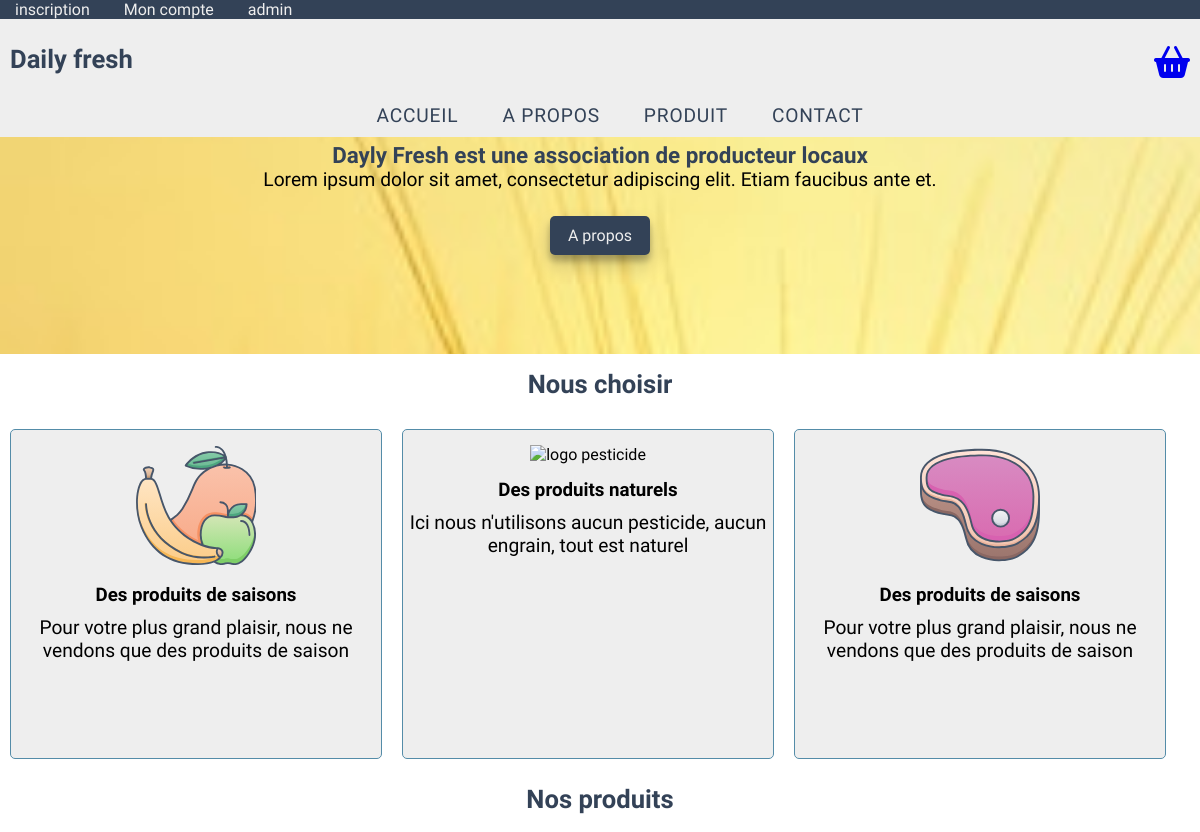
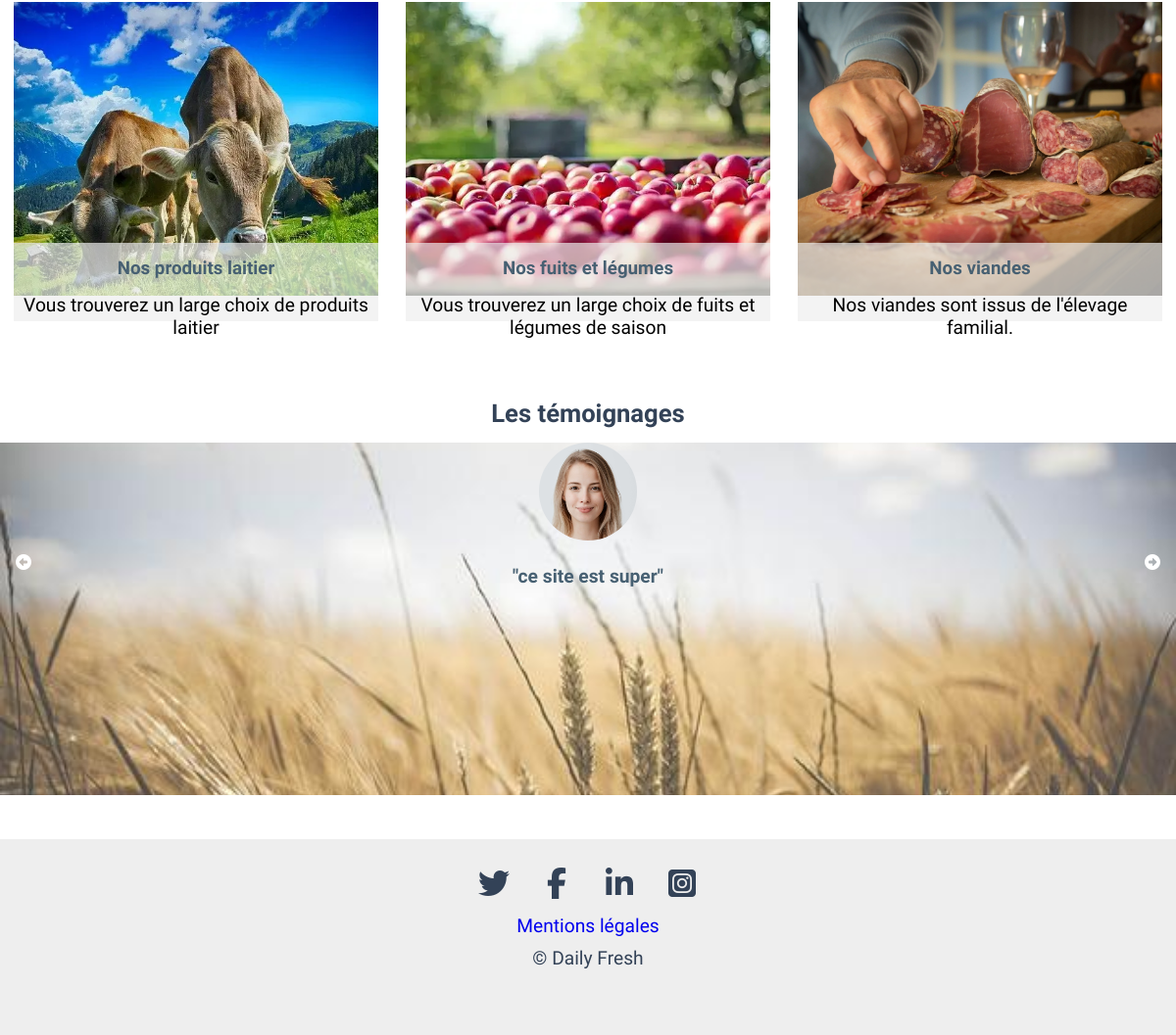
The page / on the database its author committed (2 pictures, top to bottom).
### tables this page shows
CREATE TABLE `slider` (
  `id` int(10) NOT NULL,
  `url` varchar(255) NOT NULL,
  `alt` varchar(255) NOT NULL
);

CREATE TABLE `testimonials` (
  `id` int(10) UNSIGNED NOT NULL,
  `photo` varchar(255) NOT NULL,
  `testimonial` varchar(50) NOT NULL,
  `alt` varchar(50) NOT NULL,
  `slider_id` int(11) NOT NULL
);

### app/Controllers/ControllerFront.php (called while the page is built, shortened)
<?php
class ControllerFront
{
  public function home()
  {
    $slider = new \Projet\Models\front\AccueilModel();
    $sliderImage = $slider->imageSlider();
    require('app/Views/front/accueilView.php');
  }
}

### app/Models/front/AccueilModel.php (called while the page is built, shortened)
<?php
class AccueilModel extends \Projet\Models\Manager
{
    public function imageSlider()
    {
        $bdd = $this->dbConnect();
        $response = $bdd->query("SELECT url, slider.alt, photo, testimonial, testimonials.alt  as a
                                FROM slider
                                INNER JOIN testimonials
                                ON slider.id = testimonials.slider_id");
        return $response->fetchAll();
    }
}

### app/Views/front/accueilView.php (the view, shortened to what this page needs)
<?php
require_once 'app/Controllers/ControllerFront.php';
?>
<section id="block_image_parallax">
    <div id="block_absolute_image">
        <h1>Dayly Fresh est une association de producteur locaux</h1>
        <p>Lorem ipsum dolor sit amet, consectetur adipiscing elit. Etiam faucibus ante et.</p>
        <a href="index.php?page=aProposView" class="button" title="A propos">A propos</a>
    </div>
</section>
<section id="block_pourquoi">
    <h2>Nous choisir </h2>
    <div class="blocks_inside_pourquoi">
        <img src="app/Public/design/svg/nutrition/Color/Fruit.svg" alt="logo fruit" class="image_pourquoi">
        <h3>Des produits de saisons</h3>
        <p>Pour votre plus grand plaisir, nous ne vendons que des produits de saison </p>
    </div>
    <div class="blocks_inside_pourquoi">
        <img src="app/Public/design/svg/ecology/color/NoPesticides.svg" alt="logo pesticide" class="image_pourquoi">
        <h3>Des produits naturels</h3>
        <p>Ici nous n'utilisons aucun pesticide, aucun engrain, tout est naturel </p>
    </div>
    <div class="blocks_inside_pourquoi">
        <img src="app/Public/design/svg/nutrition/Color/ProteinMeat.svg" alt="logo viande" class="image_pourquoi">
        <h3>Des produits de saisons</h3>
        <p>Pour votre plus grand plaisir, nous ne vendons que des produits de saison </p>
    </div>
</section>
<section id="block_produits_accueil">
    <h2>Nos produits</h2>
    <div class="blocks_inside_produit">
        <figure>
            <img src="app/Public/design/images/webp/vache.webp" alt="vache dans un champs" class="image_produits">
        </figure>
        <div class="description_card_produit">
            <h3>Nos produits laitier</h3>
            <p>Vous trouverez un large choix de produits laitier</p>
        </div>
    </div>
    <div class="blocks_inside_produit">
        <figure>
            <img src="app/Public/design/images/webp/pomme.webp" alt="pomme" class="image_produits">
        </figure>
        <div class="description_card_produit">
            <h3>Nos fuits et légumes</h3>
            <p>Vous trouverez un large choix de fuits et légumes de saison</p>
        </div>
    </div>
    <div class="blocks_inside_produit">
        <figure>
            <img src="app/Public/design/images/webp/viande.webp" alt="viande" class="image_produits">
        </figure>
        <div class="description_card_produit">
            <h3>Nos viandes</h3>
            <p>Nos viandes sont issus de l'élevage familial.</p>
        </div>
    </div>
</section>
<section id="slider-block">
    <h2>Les témoignages</h2>
    <div class="slider">
        <div>
            <img src="<?= $sliderImage[0]['url'] ?>" alt="<?= $sliderImage[0]['alt'] ?>" class="images_slider active">
        </div>
        <div class="suivant">
            <i class="fa-solid fa-circle-right"></i>
        </div>
        <div class="precedent">
            <i class="fa-solid fa-circle-left"></i>
        </div>
        <div id="block_absolute_image_testimonial">
            <div class="block_testimonials">
                <img src="<?= $sliderImage[0]['photo']?>" alt="<?= $sliderImage[0]['a'] ?>" class="photo_testimonials active">
                <p class="testimonials ">"<?= $sliderImage[0]['testimonial'] ?>"</p>
            </div>
        </div>
    </div>
</section>
<?php
require('app/Views/template/base.php');
?>

### rows shown on the page
slider: url (picture)
testimonials: photo (picture), testimonial "ce site est super"
